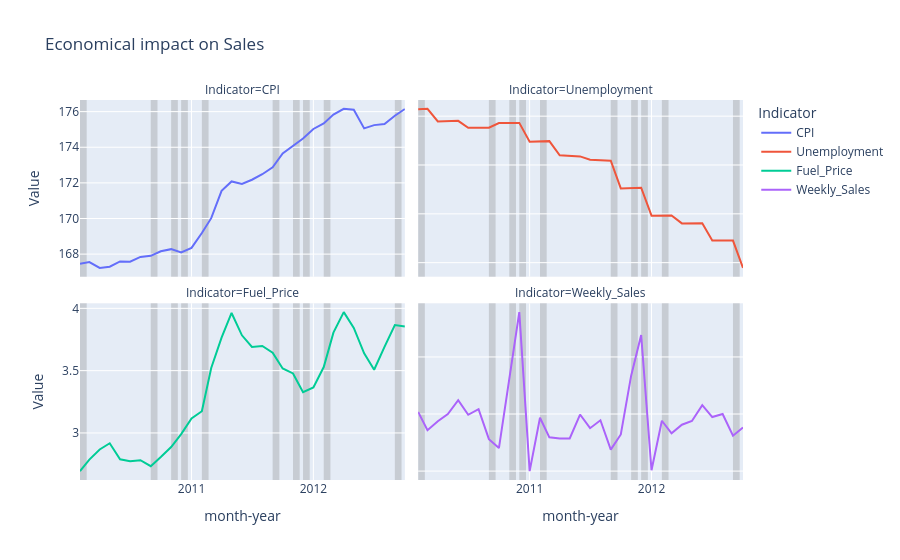

Notebook code for this chart:
### Code cell
# highlighting holiday periods on the economic indicators chart

holiday_dates = economy[economy['IsHoliday'] == True]['month-year'].unique()


economy_long = economy.melt(id_vars=['month-year'], 
                            value_vars=['CPI', 'Unemployment', 'Fuel_Price', 'Weekly_Sales'],
                            var_name='Indicator', 
                            value_name='Value')


fig = px.line(economy_long, 
              x='month-year', 
              y='Value', 
              color='Indicator',
              facet_col='Indicator', 
              facet_col_wrap=2,
              title='Economical impact on Sales'
              )

for i in holiday_dates:
    fig.add_vrect(
        x0=i,
        x1=pd.to_datetime(i) + pd.DateOffset(days=20),
        fillcolor="gray",
        opacity=0.3,
        layer="below",
        line_width=0,
    )

fig.update_yaxes(matches=None)

fig.show()

### Figure 1 — Plotly figure (JSON) as saved in the notebook; plotly's stock layout.template omitted (floating-point values rounded to 4 significant figures)
{"data": [{"hovertemplate": "Indicator=CPI<br>month-year=%{x}<br>Value=%{y}<extra></extra>", "legendgroup": "CPI", "line": {"color": "#636efa", "dash": "solid"}, "marker": {"symbol": "circle"}, "mode": "lines", "name": "CPI", "orientation": "v", "showlegend": true, "type": "scatter", "x": ["2010-02-01T00:00:00.000000", "2010-03-01T00:00:00.000000", "2010-04-01T00:00:00.000000", "2010-05-01T00:00:00.000000", "2010-06-01T00:00:00.000000", "2010-07-01T00:00:00.000000", "2010-08-01T00:00:00.000000", "2010-09-01T00:00:00.000000", "2010-10-01T00:00:00.000000", "2010-11-01T00:00:00.000000", "2010-12-01T00:00:00.000000", "2011-01-01T00:00:00.000000", "2011-02-01T00:00:00.000000", "2011-03-01T00:00:00.000000", "2011-04-01T00:00:00.000000", "2011-05-01T00:00:00.000000", "2011-06-01T00:00:00.000000", "2011-07-01T00:00:00.000000", "2011-08-01T00:00:00.000000", "2011-09-01T00:00:00.000000", "2011-10-01T00:00:00.000000", "2011-11-01T00:00:00.000000", "2011-12-01T00:00:00.000000", "2012-01-01T00:00:00.000000", "2012-02-01T00:00:00.000000", "2012-03-01T00:00:00.000000", "2012-04-01T00:00:00.000000", "2012-05-01T00:00:00.000000", "2012-06-01T00:00:00.000000", "2012-07-01T00:00:00.000000", "2012-08-01T00:00:00.000000", "2012-09-01T00:00:00.000000", "2012-10-01T00:00:00.000000"], "xaxis": "x3", "y": [167.5, 167.6, 167.2, 167.3, 167.6, 167.6, 167.8, 167.9, 168.2, 168.3, 168.1, 168.3, 169.2, 170.0, 171.6, 172.1, 171.9, 172.2, 172.5, 172.9, 173.6, 174.0, 174.5, 175.0, 175.3, 175.8, 176.2, 176.1, 175.1, 175.2, 175.3, 175.8, 176.1], "yaxis": "y3"}, {"hovertemplate": "Indicator=Unemployment<br>month-year=%{x}<br>Value=%{y}<extra></extra>", "legendgroup": "Unemployment", "line": {"color": "#EF553B", "dash": "solid"}, "marker": {"symbol": "circle"}, "mode": "lines", "name": "Unemployment", "orientation": "v", "showlegend": true, "type": "scatter", "x": ["2010-02-01T00:00:00.000000", "2010-03-01T00:00:00.000000", "2010-04-01T00:00:00.000000", "2010-05-01T00:00:00.000000", "2010-06-01T00:00:00.000000", "2010-07-01T00:00:00.000000", "2010-08-01T00:00:00.000000", "2010-09-01T00:00:00.000000", "2010-10-01T00:00:00.000000", "2010-11-01T00:00:00.000000", "2010-12-01T00:00:00.000000", "2011-01-01T00:00:00.000000", "2011-02-01T00:00:00.000000", "2011-03-01T00:00:00.000000", "2011-04-01T00:00:00.000000", "2011-05-01T00:00:00.000000", "2011-06-01T00:00:00.000000", "2011-07-01T00:00:00.000000", "2011-08-01T00:00:00.000000", "2011-09-01T00:00:00.000000", "2011-10-01T00:00:00.000000", "2011-11-01T00:00:00.000000", "2011-12-01T00:00:00.000000", "2012-01-01T00:00:00.000000", "2012-02-01T00:00:00.000000", "2012-03-01T00:00:00.000000", "2012-04-01T00:00:00.000000", "2012-05-01T00:00:00.000000", "2012-06-01T00:00:00.000000", "2012-07-01T00:00:00.000000", "2012-08-01T00:00:00.000000", "2012-09-01T00:00:00.000000", "2012-10-01T00:00:00.000000"], "xaxis": "x4", "y": [8.57, 8.575, 8.447, 8.45, 8.452, 8.381, 8.385, 8.382, 8.43, 8.427, 8.431, 8.238, 8.239, 8.244, 8.1, 8.092, 8.088, 8.054, 8.047, 8.044, 7.761, 7.763, 7.767, 7.481, 7.484, 7.483, 7.402, 7.402, 7.404, 7.228, 7.229, 7.227, 6.947], "yaxis": "y4"}, {"hovertemplate": "Indicator=Fuel_Price<br>month-year=%{x}<br>Value=%{y}<extra></extra>", "legendgroup": "Fuel_Price", "line": {"color": "#00cc96", "dash": "solid"}, "marker": {"symbol": "circle"}, "mode": "lines", "name": "Fuel_Price", "orientation": "v", "showlegend": true, "type": "scatter", "x": ["2010-02-01T00:00:00.000000", "2010-03-01T00:00:00.000000", "2010-04-01T00:00:00.000000", "2010-05-01T00:00:00.000000", "2010-06-01T00:00:00.000000", "2010-07-01T00:00:00.000000", "2010-08-01T00:00:00.000000", "2010-09-01T00:00:00.000000", "2010-10-01T00:00:00.000000", "2010-11-01T00:00:00.000000", "2010-12-01T00:00:00.000000", "2011-01-01T00:00:00.000000", "2011-02-01T00:00:00.000000", "2011-03-01T00:00:00.000000", "2011-04-01T00:00:00.000000", "2011-05-01T00:00:00.000000", "2011-06-01T00:00:00.000000", "2011-07-01T00:00:00.000000", "2011-08-01T00:00:00.000000", "2011-09-01T00:00:00.000000", "2011-10-01T00:00:00.000000", "2011-11-01T00:00:00.000000", "2011-12-01T00:00:00.000000", "2012-01-01T00:00:00.000000", "2012-02-01T00:00:00.000000", "2012-03-01T00:00:00.000000", "2012-04-01T00:00:00.000000", "2012-05-01T00:00:00.000000", "2012-06-01T00:00:00.000000", "2012-07-01T00:00:00.000000", "2012-08-01T00:00:00.000000", "2012-09-01T00:00:00.000000", "2012-10-01T00:00:00.000000"], "xaxis": "x", "y": [2.693, 2.786, 2.868, 2.917, 2.788, 2.773, 2.782, 2.733, 2.807, 2.887, 2.991, 3.116, 3.174, 3.522, 3.765, 3.963, 3.784, 3.691, 3.698, 3.645, 3.518, 3.478, 3.327, 3.365, 3.529, 3.805, 3.97, 3.843, 3.639, 3.507, 3.691, 3.866, 3.854], "yaxis": "y"}, {"hovertemplate": "Indicator=Weekly_Sales<br>month-year=%{x}<br>Value=%{y}<extra></extra>", "legendgroup": "Weekly_Sales", "line": {"color": "#ab63fa", "dash": "solid"}, "marker": {"symbol": "circle"}, "mode": "lines", "name": "Weekly_Sales", "orientation": "v", "showlegend": true, "type": "scatter", "x": ["2010-02-01T00:00:00.000000", "2010-03-01T00:00:00.000000", "2010-04-01T00:00:00.000000", "2010-05-01T00:00:00.000000", "2010-06-01T00:00:00.000000", "2010-07-01T00:00:00.000000", "2010-08-01T00:00:00.000000", "2010-09-01T00:00:00.000000", "2010-10-01T00:00:00.000000", "2010-11-01T00:00:00.000000", "2010-12-01T00:00:00.000000", "2011-01-01T00:00:00.000000", "2011-02-01T00:00:00.000000", "2011-03-01T00:00:00.000000", "2011-04-01T00:00:00.000000", "2011-05-01T00:00:00.000000", "2011-06-01T00:00:00.000000", "2011-07-01T00:00:00.000000", "2011-08-01T00:00:00.000000", "2011-09-01T00:00:00.000000", "2011-10-01T00:00:00.000000", "2011-11-01T00:00:00.000000", "2011-12-01T00:00:00.000000", "2012-01-01T00:00:00.000000", "2012-02-01T00:00:00.000000", "2012-03-01T00:00:00.000000", "2012-04-01T00:00:00.000000", "2012-05-01T00:00:00.000000", "2012-06-01T00:00:00.000000", "2012-07-01T00:00:00.000000", "2012-08-01T00:00:00.000000", "2012-09-01T00:00:00.000000", "2012-10-01T00:00:00.000000"], "xaxis": "x2", "y": [16080.0, 15430.0, 15750.0, 16000.0, 16490.0, 15970.0, 16170.0, 15120.0, 14810.0, 17320.0, 19570.0, 14000.0, 15870.0, 15180.0, 15140.0, 15140.0, 15980.0, 15500.0, 15780.0, 14750.0, 15280.0, 17340.0, 18770.0, 14030.0, 15760.0, 15320.0, 15630.0, 15760.0, 16310.0, 15890.0, 16000.0, 15240.0, 15530.0], "yaxis": "y2"}], "layout": {"annotations": [{"showarrow": false, "text": "Indicator=Fuel_Price", "x": 0.245, "xanchor": "center", "xref": "paper", "y": 0.465, "yanchor": "bottom", "yref": "paper"}, {"showarrow": false, "text": "Indicator=Weekly_Sales", "x": 0.755, "xanchor": "center", "xref": "paper", "y": 0.465, "yanchor": "bottom", "yref": "paper"}, {"showarrow": false, "text": "Indicator=CPI", "x": 0.245, "xanchor": "center", "xref": "paper", "y": 1.0, "yanchor": "bottom", "yref": "paper"}, {"showarrow": false, "text": "Indicator=Unemployment", "x": 0.755, "xanchor": "center", "xref": "paper", "y": 1.0, "yanchor": "bottom", "yref": "paper"}], "legend": {"title": {"text": "Indicator"}, "tracegroupgap": 0}, "shapes": [{"fillcolor": "gray", "layer": "below", "line": {"width": 0}, "opacity": 0.3, "type": "rect", "x0": "2010-02-01T00:00:00", "x1": "2010-02-21T00:00:00", "xref": "x", "y0": 0, "y1": 1, "yref": "y domain"}, {"fillcolor": "gray", "layer": "below", "line": {"width": 0}, "opacity": 0.3, "type": "rect", "x0": "2010-02-01T00:00:00", "x1": "2010-02-21T00:00:00", "xref": "x2", "y0": 0, "y1": 1, "yref": "y2 domain"}, {"fillcolor": "gray", "layer": "below", "line": {"width": 0}, "opacity": 0.3, "type": "rect", "x0": "2010-02-01T00:00:00", "x1": "2010-02-21T00:00:00", "xref": "x3", "y0": 0, "y1": 1, "yref": "y3 domain"}, {"fillcolor": "gray", "layer": "below", "line": {"width": 0}, "opacity": 0.3, "type": "rect", "x0": "2010-02-01T00:00:00", "x1": "2010-02-21T00:00:00", "xref": "x4", "y0": 0, "y1": 1, "yref": "y4 domain"}, {"fillcolor": "gray", "layer": "below", "line": {"width": 0}, "opacity": 0.3, "type": "rect", "x0": "2010-09-01T00:00:00", "x1": "2010-09-21T00:00:00", "xref": "x", "y0": 0, "y1": 1, "yref": "y domain"}, {"fillcolor": "gray", "layer": "below", "line": {"width": 0}, "opacity": 0.3, "type": "rect", "x0": "2010-09-01T00:00:00", "x1": "2010-09-21T00:00:00", "xref": "x2", "y0": 0, "y1": 1, "yref": "y2 domain"}, {"fillcolor": "gray", "layer": "below", "line": {"width": 0}, "opacity": 0.3, "type": "rect", "x0": "2010-09-01T00:00:00", "x1": "2010-09-21T00:00:00", "xref": "x3", "y0": 0, "y1": 1, "yref": "y3 domain"}, {"fillcolor": "gray", "layer": "below", "line": {"width": 0}, "opacity": 0.3, "type": "rect", "x0": "2010-09-01T00:00:00", "x1": "2010-09-21T00:00:00", "xref": "x4", "y0": 0, "y1": 1, "yref": "y4 domain"}, {"fillcolor": "gray", "layer": "below", "line": {"width": 0}, "opacity": 0.3, "type": "rect", "x0": "2010-11-01T00:00:00", "x1": "2010-11-21T00:00:00", "xref": "x", "y0": 0, "y1": 1, "yref": "y domain"}, {"fillcolor": "gray", "layer": "below", "line": {"width": 0}, "opacity": 0.3, "type": "rect", "x0": "2010-11-01T00:00:00", "x1": "2010-11-21T00:00:00", "xref": "x2", "y0": 0, "y1": 1, "yref": "y2 domain"}, {"fillcolor": "gray", "layer": "below", "line": {"width": 0}, "opacity": 0.3, "type": "rect", "x0": "2010-11-01T00:00:00", "x1": "2010-11-21T00:00:00", "xref": "x3", "y0": 0, "y1": 1, "yref": "y3 domain"}, {"fillcolor": "gray", "layer": "below", "line": {"width": 0}, "opacity": 0.3, "type": "rect", "x0": "2010-11-01T00:00:00", "x1": "2010-11-21T00:00:00", "xref": "x4", "y0": 0, "y1": 1, "yref": "y4 domain"}, {"fillcolor": "gray", "layer": "below", "line": {"width": 0}, "opacity": 0.3, "type": "rect", "x0": "2010-12-01T00:00:00", "x1": "2010-12-21T00:00:00", "xref": "x", "y0": 0, "y1": 1, "yref": "y domain"}, {"fillcolor": "gray", "layer": "below", "line": {"width": 0}, "opacity": 0.3, "type": "rect", "x0": "2010-12-01T00:00:00", "x1": "2010-12-21T00:00:00", "xref": "x2", "y0": 0, "y1": 1, "yref": "y2 domain"}, {"fillcolor": "gray", "layer": "below", "line": {"width": 0}, "opacity": 0.3, "type": "rect", "x0": "2010-12-01T00:00:00", "x1": "2010-12-21T00:00:00", "xref": "x3", "y0": 0, "y1": 1, "yref": "y3 domain"}, {"fillcolor": "gray", "layer": "below", "line": {"width": 0}, "opacity": 0.3, "type": "rect", "x0": "2010-12-01T00:00:00", "x1": "2010-12-21T00:00:00", "xref": "x4", "y0": 0, "y1": 1, "yref": "y4 domain"}, {"fillcolor": "gray", "layer": "below", "line": {"width": 0}, "opacity": 0.3, "type": "rect", "x0": "2011-02-01T00:00:00", "x1": "2011-02-21T00:00:00", "xref": "x", "y0": 0, "y1": 1, "yref": "y domain"}, {"fillcolor": "gray", "layer": "below", "line": {"width": 0}, "opacity": 0.3, "type": "rect", "x0": "2011-02-01T00:00:00", "x1": "2011-02-21T00:00:00", "xref": "x2", "y0": 0, "y1": 1, "yref": "y2 domain"}, {"fillcolor": "gray", "layer": "below", "line": {"width": 0}, "opacity": 0.3, "type": "rect", "x0": "2011-02-01T00:00:00", "x1": "2011-02-21T00:00:00", "xref": "x3", "y0": 0, "y1": 1, "yref": "y3 domain"}, {"fillcolor": "gray", "layer": "below", "line": {"width": 0}, "opacity": 0.3, "type": "rect", "x0": "2011-02-01T00:00:00", "x1": "2011-02-21T00:00:00", "xref": "x4", "y0": 0, "y1": 1, "yref": "y4 domain"}, {"fillcolor": "gray", "layer": "below", "line": {"width": 0}, "opacity": 0.3, "type": "rect", "x0": "2011-09-01T00:00:00", "x1": "2011-09-21T00:00:00", "xref": "x", "y0": 0, "y1": 1, "yref": "y domain"}, {"fillcolor": "gray", "layer": "below", "line": {"width": 0}, "opacity": 0.3, "type": "rect", "x0": "2011-09-01T00:00:00", "x1": "2011-09-21T00:00:00", "xref": "x2", "y0": 0, "y1": 1, "yref": "y2 domain"}, {"fillcolor": "gray", "layer": "below", "line": {"width": 0}, "opacity": 0.3, "type": "rect", "x0": "2011-09-01T00:00:00", "x1": "2011-09-21T00:00:00", "xref": "x3", "y0": 0, "y1": 1, "yref": "y3 domain"}, {"fillcolor": "gray", "layer": "below", "line": {"width": 0}, "opacity": 0.3, "type": "rect", "x0": "2011-09-01T00:00:00", "x1": "2011-09-21T00:00:00", "xref": "x4", "y0": 0, "y1": 1, "yref": "y4 domain"}, {"fillcolor": "gray", "layer": "below", "line": {"width": 0}, "opacity": 0.3, "type": "rect", "x0": "2011-11-01T00:00:00", "x1": "2011-11-21T00:00:00", "xref": "x", "y0": 0, "y1": 1, "yref": "y domain"}, {"fillcolor": "gray", "layer": "below", "line": {"width": 0}, "opacity": 0.3, "type": "rect", "x0": "2011-11-01T00:00:00", "x1": "2011-11-21T00:00:00", "xref": "x2", "y0": 0, "y1": 1, "yref": "y2 domain"}, {"fillcolor": "gray", "layer": "below", "line": {"width": 0}, "opacity": 0.3, "type": "rect", "x0": "2011-11-01T00:00:00", "x1": "2011-11-21T00:00:00", "xref": "x3", "y0": 0, "y1": 1, "yref": "y3 domain"}, {"fillcolor": "gray", "layer": "below", "line": {"width": 0}, "opacity": 0.3, "type": "rect", "x0": "2011-11-01T00:00:00", "x1": "2011-11-21T00:00:00", "xref": "x4", "y0": 0, "y1": 1, "yref": "y4 domain"}, {"fillcolor": "gray", "layer": "below", "line": {"width": 0}, "opacity": 0.3, "type": "rect", "x0": "2011-12-01T00:00:00", "x1": "2011-12-21T00:00:00", "xref": "x", "y0": 0, "y1": 1, "yref": "y domain"}, {"fillcolor": "gray", "layer": "below", "line": {"width": 0}, "opacity": 0.3, "type": "rect", "x0": "2011-12-01T00:00:00", "x1": "2011-12-21T00:00:00", "xref": "x2", "y0": 0, "y1": 1, "yref": "y2 domain"}, {"fillcolor": "gray", "layer": "below", "line": {"width": 0}, "opacity": 0.3, "type": "rect", "x0": "2011-12-01T00:00:00", "x1": "2011-12-21T00:00:00", "xref": "x3", "y0": 0, "y1": 1, "yref": "y3 domain"}, {"fillcolor": "gray", "layer": "below", "line": {"width": 0}, "opacity": 0.3, "type": "rect", "x0": "2011-12-01T00:00:00", "x1": "2011-12-21T00:00:00", "xref": "x4", "y0": 0, "y1": 1, "yref": "y4 domain"}, {"fillcolor": "gray", "layer": "below", "line": {"width": 0}, "opacity": 0.3, "type": "rect", "x0": "2012-02-01T00:00:00", "x1": "2012-02-21T00:00:00", "xref": "x", "y0": 0, "y1": 1, "yref": "y domain"}, {"fillcolor": "gray", "layer": "below", "line": {"width": 0}, "opacity": 0.3, "type": "rect", "x0": "2012-02-01T00:00:00", "x1": "2012-02-21T00:00:00", "xref": "x2", "y0": 0, "y1": 1, "yref": "y2 domain"}, {"fillcolor": "gray", "layer": "below", "line": {"width": 0}, "opacity": 0.3, "type": "rect", "x0": "2012-02-01T00:00:00", "x1": "2012-02-21T00:00:00", "xref": "x3", "y0": 0, "y1": 1, "yref": "y3 domain"}, {"fillcolor": "gray", "layer": "below", "line": {"width": 0}, "opacity": 0.3, "type": "rect", "x0": "2012-02-01T00:00:00", "x1": "2012-02-21T00:00:00", "xref": "x4", "y0": 0, "y1": 1, "yref": "y4 domain"}, {"fillcolor": "gray", "layer": "below", "line": {"width": 0}, "opacity": 0.3, "type": "rect", "x0": "2012-09-01T00:00:00", "x1": "2012-09-21T00:00:00", "xref": "x", "y0": 0, "y1": 1, "yref": "y domain"}, {"fillcolor": "gray", "layer": "below", "line": {"width": 0}, "opacity": 0.3, "type": "rect", "x0": "2012-09-01T00:00:00", "x1": "2012-09-21T00:00:00", "xref": "x2", "y0": 0, "y1": 1, "yref": "y2 domain"}, {"fillcolor": "gray", "layer": "below", "line": {"width": 0}, "opacity": 0.3, "type": "rect", "x0": "2012-09-01T00:00:00", "x1": "2012-09-21T00:00:00", "xref": "x3", "y0": 0, "y1": 1, "yref": "y3 domain"}, {"fillcolor": "gray", "layer": "below", "line": {"width": 0}, "opacity": 0.3, "type": "rect", "x0": "2012-09-01T00:00:00", "x1": "2012-09-21T00:00:00", "xref": "x4", "y0": 0, "y1": 1, "yref": "y4 domain"}], "title": {"text": "Economical impact on Sales"}, "xaxis": {"anchor": "y", "domain": [0, 0.49], "title": {"text": "month-year"}}, "xaxis2": {"anchor": "y2", "domain": [0.51, 1], "matches": "x", "title": {"text": "month-year"}}, "xaxis3": {"anchor": "y3", "domain": [0, 0.49], "matches": "x", "showticklabels": false}, "xaxis4": {"anchor": "y4", "domain": [0.51, 1], "matches": "x", "showticklabels": false}, "yaxis": {"anchor": "x", "domain": [0, 0.465], "title": {"text": "Value"}}, "yaxis2": {"anchor": "x2", "domain": [0, 0.465], "showticklabels": false}, "yaxis3": {"anchor": "x3", "domain": [0.535, 1.0], "title": {"text": "Value"}}, "yaxis4": {"anchor": "x4", "domain": [0.535, 1.0], "showticklabels": false}}}
